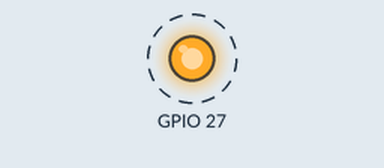
Bench run of a sketch on a simulated ESP32. On the bench: output pins drawn as LEDs (lit = HIGH). Dashed ring = blinking.

Above: at 0.2 s.
Timing chart, 0 to 3.0 s (numbered marks = the images above):
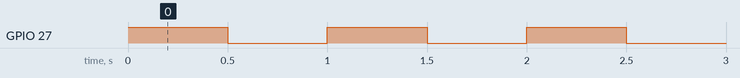

Measured:
- by itself, GPIO 27: alternates HIGH for 0.50 s and LOW for 0.50 s

The sketch:

Buzzer_Sound.ino
```cpp
void setup() {
  Serial.begin(9600);
  pinMode(27, OUTPUT);
}

void loop() {
  digitalWrite(27, HIGH);
  delay(500);
  digitalWrite(27, LOW);
  delay(500);
}
```
